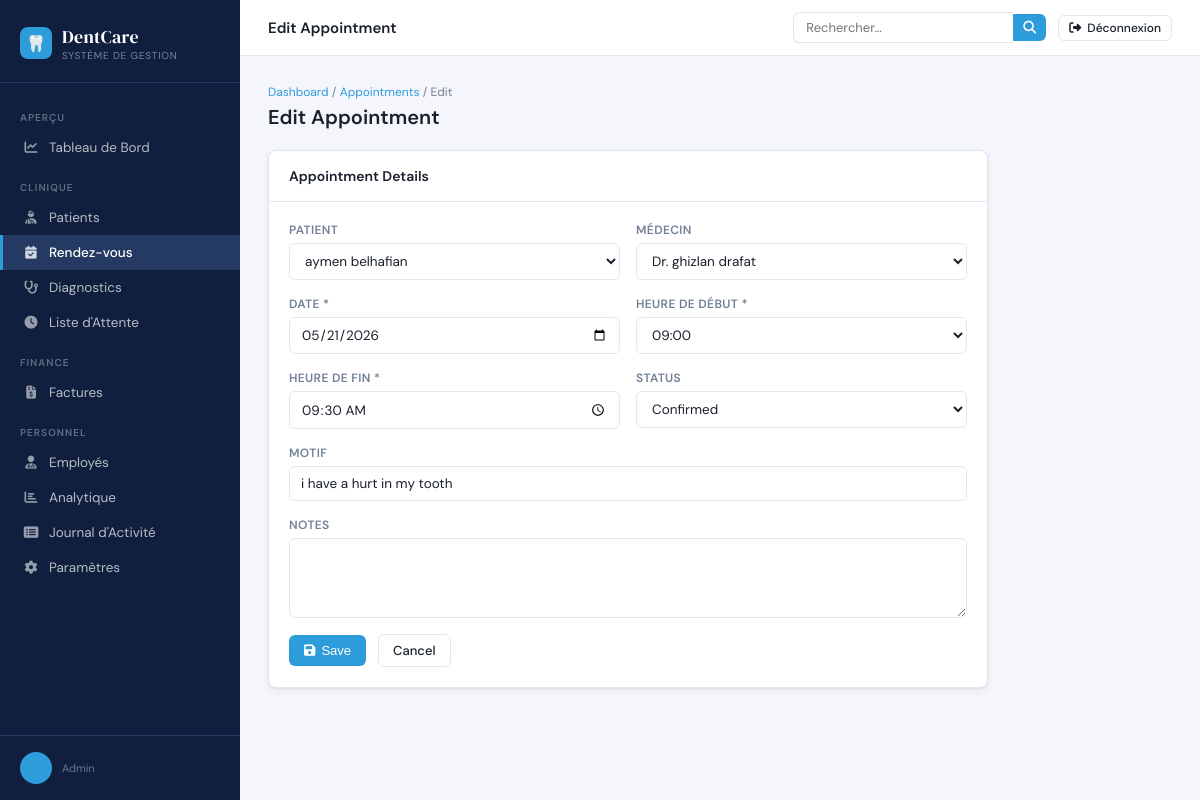
The app's page /appointments/2/edit/ (signed in) with its own data.
### authentication/models.py (models this page shows, shortened)
class User(AbstractUser):
    class Role(models.TextChoices):
        ADMIN        = 'admin',        'Admin'
        DOCTOR       = 'doctor',       'Doctor'
        RECEPTIONIST = 'receptionist', 'Receptionist'
        PATIENT      = 'patient',      'Patient'
    role = models.CharField(
        max_length=20,
        choices=Role.choices,
        default=Role.PATIENT,
    )
    phone = models.CharField(max_length=20, blank=True)
    address = models.TextField(blank=True)
    profile_photo = models.ImageField(
        upload_to='profiles/', blank=True, null=True
    )

### clinic/models.py (models this page shows, shortened)
class Appointment(models.Model):
    class Status(models.TextChoices):
        PENDING   = 'pending',   'Pending'
        CONFIRMED = 'confirmed', 'Confirmed'
        COMPLETED = 'completed', 'Completed'
        CANCELLED = 'cancelled', 'Cancelled'
    apt_id = models.CharField(max_length=10, unique=True, editable=False)
    patient = models.ForeignKey(
        Patient, on_delete=models.CASCADE, related_name='appointments'
    )
    doctor = models.ForeignKey(
        Employee, on_delete=models.CASCADE, related_name='appointments',
        limit_choices_to={'user__role': 'doctor'}
    )
    date       = models.DateField()
    start_time = models.TimeField()
    end_time   = models.TimeField()
    reason     = models.CharField(max_length=255, blank=True)
    notes      = models.TextField(blank=True)
    email      = models.EmailField(blank=True)
    phone      = models.CharField(max_length=20, blank=True)
    status     = models.CharField(max_length=10, choices=Status.choices, default=Status.PENDING)
    created_at = models.DateTimeField(auto_now_add=True)
    class Meta:
        ordering = ['-date', '-start_time']

class Patient(models.Model):
    class Gender(models.TextChoices):
        MALE   = 'male',   'Male'
        FEMALE = 'female', 'Female'
        OTHER  = 'other',  'Other'
    class BloodGroup(models.TextChoices):
        A_POS  = 'A+',  'A+'
        A_NEG  = 'A-',  'A-'
        B_POS  = 'B+',  'B+'
        B_NEG  = 'B-',  'B-'
        O_POS  = 'O+',  'O+'
        O_NEG  = 'O-',  'O-'
        AB_POS = 'AB+', 'AB+'
        AB_NEG = 'AB-', 'AB-'
    user          = models.OneToOneField(
        'authentication.User',
        on_delete=models.SET_NULL,
        null=True, blank=True,
        related_name='patient_profile'
    )
    first_name    = models.CharField(max_length=100)
    last_name     = models.CharField(max_length=100)
    email         = models.EmailField(unique=True)
    phone         = models.CharField(max_length=20)
    date_of_birth = models.DateField()
    gender        = models.CharField(max_length=10, choices=Gender.choices)
    blood_group   = models.CharField(max_length=5, choices=BloodGroup.choices, blank=True)
    address       = models.TextField(blank=True)
    city          = models.CharField(max_length=100, blank=True)
    country       = models.CharField(max_length=100, blank=True, default='USA')
    state_province = models.CharField(max_length=100, blank=True, default='California')
    postal_code   = models.CharField(max_length=20, blank=True)
    avatar        = models.ImageField(upload_to='avatars/', blank=True, null=True)
    allergies     = models.TextField(blank=True)
    medical_notes = models.TextField(blank=True)
    created_at    = models.DateTimeField(auto_now_add=True)
    updated_at    = models.DateTimeField(auto_now=True)
    class Meta:
        ordering = ['-created_at']
    def get_full_name(self):
        return f"{self.first_name} {self.last_name}"

### clinic/views.py (the view, shortened to what this page needs)
# urls.py: path('appointments/<int:pk>/edit/',           views.appointment_edit,       name='appointment_edit'),
@staff_required
def appointment_edit(request, pk):
    appointment = get_object_or_404(Appointment, pk=pk)
    patients    = Patient.objects.all()
    doctors     = Employee.objects.filter(user__role='doctor')
    return render(request, 'clinic/appointments/form.html', {
        'action': 'Edit', 'appointment': appointment,
        'patients': patients, 'doctors': doctors,
    })

### clinic/utils.py (called while the page is built)
def staff_required(view_func):
    @wraps(view_func)
    def wrapper(request, *args, **kwargs):
        if not request.user.is_authenticated:
            return redirect('authentication:login')
        if request.user.role not in ('admin', 'doctor', 'receptionist'):
            messages.error(request, "You don't have permission to access this area.")
            return redirect('home:home')
        return view_func(request, *args, **kwargs)
    return wrapper

### templates/clinic/appointments/form.html (shortened to what this page needs)
{% extends "clinic/base.html" %}
{% block topbar_title %}{{ action }} Appointment{% endblock %}
{% block nav_appointments %}active{% endblock %}
{% block content %}
<div class="page-header">
  <div>
    <div class="breadcrumb"><a href="{% url 'clinic:dashboard' %}">Dashboard</a> / <a href="{% url 'clinic:appointment_list' %}">Appointments</a> / {{ action }}</div>
    <h1>{{ action }} Appointment</h1>
  </div>
</div>
<div class="card" style="max-width:720px">
  <div class="card-header"><span class="card-title">Appointment Details</span></div>
  <div class="card-body">
    <form method="post">
      <div class="form-grid">
        <div class="form-group">
          <label>Patient</label>
          <select name="patient">
            {% for p in patients %}<option value="{{ p.pk }}" {% if appointment.patient.pk == p.pk %}selected{% endif %}>{{ p.get_full_name }}</option>{% endfor %}
          </select>
        </div>
        <div class="form-group">
          <label>Médecin</label>
          <select name="doctor" id="doctorSelect">
            {% for d in doctors %}<option value="{{ d.pk }}" {% if appointment.doctor.pk == d.pk %}selected{% endif %}>Dr. {{ d.user.get_full_name }}</option>{% endfor %}
          </select>
        </div>
        <div class="form-group">
          <label>Date *</label>
          <input type="date" name="date" id="dateInput" value="{{ appointment.date|date:'Y-m-d'|default:'' }}" required min="{{ today }}">
        </div>
        <div class="form-group">
          <label>Heure de début *</label>
          <select name="start_time" id="timeSelect" required>
            {% if appointment.start_time %}<option value="{{ appointment.start_time|time:'H:i' }}" selected>{{ appointment.start_time|time:'H:i' }}</option>{% endif %}
          </select>
        </div>
        <div class="form-group">
          <label>Heure de fin *</label>
          <input type="time" name="end_time" id="endTime" value="{{ appointment.end_time|time:'H:i'|default:'' }}" required>
        </div>
        <div class="form-group">
          <label>Status</label>
          <select name="status">
            <option value="confirmed" {% if appointment.status == 'confirmed' %}selected{% endif %}>Confirmed</option>
          </select>
        </div>
        <div class="form-group full">
          <label>Motif</label>
          <input type="text" name="reason" value="{{ appointment.reason|default:'' }}" placeholder="Brief reason for visit">
        </div>
        <div class="form-group full">
          <label>Notes</label>
          <textarea name="notes">{{ appointment.notes|default:'' }}</textarea>
        </div>
      </div>
      <div class="flex-gap mt-16">
        <button type="submit" class="btn btn-primary"><i class="fas fa-save"></i> Save</button>
        <a href="{% url 'clinic:appointment_list' %}" class="btn btn-outline">Cancel</a>
      </div>
    </form>
  </div>
</div>
{% endblock %}

### templates/clinic/base.html (shortened to what this page needs)
<!DOCTYPE html>
<html lang="fr">
<head>
  <link rel="stylesheet" href="https://cdn.jsdelivr.net/npm/@fortawesome/fontawesome-free@6.5.0/css/all.min.css">
</head>
<body>
<aside class="sidebar">
  <div class="sidebar-logo">
    <div class="logo-icon">🦷</div>
    <div>
      <div class="logo-text">DentCare</div>
      <div class="logo-sub">Système de Gestion</div>
    </div>
  </div>
  <nav>
    <div class="nav-section">Aperçu</div>
    <a href="{% url 'clinic:dashboard' %}" class="nav-item {% block nav_dashboard %}{% endblock %}">
      <i class="fas fa-chart-line"></i> Tableau de Bord
    </a>
    <div class="nav-section">Clinique</div>
    <a href="{% url 'clinic:patient_list' %}" class="nav-item {% block nav_patients %}{% endblock %}">
      <i class="fas fa-user-injured"></i> Patients
    </a>
    <a href="{% url 'clinic:appointment_list' %}" class="nav-item {% block nav_appointments %}{% endblock %}">
      <i class="fas fa-calendar-check"></i> Rendez-vous
    </a>
    <a href="{% url 'clinic:diagnosis_list' %}" class="nav-item {% block nav_diagnoses %}{% endblock %}">
      <i class="fas fa-stethoscope"></i> Diagnostics
    </a>
    <a href="{% url 'clinic:waiting_list' %}" class="nav-item {% block nav_waiting %}{% endblock %}">
      <i class="fas fa-clock"></i> Liste d'Attente
    </a>
    <div class="nav-section">Finance</div>
    <a href="{% url 'clinic:patient_payslip_list' %}" class="nav-item {% block nav_invoices %}{% endblock %}">
      <i class="fas fa-file-invoice-dollar"></i> Factures
    </a>
    <div class="nav-section">Personnel</div>
    <a href="{% url 'clinic:employee_list' %}" class="nav-item {% block nav_employees %}{% endblock %}">
      <i class="fas fa-user-md"></i> Employés
    </a>
    <a href="{% url 'clinic:analytics' %}" class="nav-item {% block nav_analytics %}{% endblock %}">
      <i class="fas fa-chart-bar"></i> Analytique
    </a>
    <a href="{% url 'clinic:activity_logs' %}" class="nav-item {% block nav_activity %}{% endblock %}">
      <i class="fas fa-list-alt"></i> Journal d'Activité
    </a>
    <a href="{% url 'clinic:settings' %}" class="nav-item {% block nav_settings %}{% endblock %}">
      <i class="fas fa-cog"></i> Paramètres
    </a>
  </nav>
  <div class="sidebar-footer">
    <div class="sidebar-user">
      <div class="user-avatar">{{ request.user.first_name|first|upper }}{{ request.user.last_name|first|upper }}</div>
      <div>
        <div class="user-role">{{ request.user.role }}</div>
      </div>
    </div>
  </div>
</aside>
<div class="main">
  <header class="topbar">
    <div style="display:flex;align-items:center;gap:12px">
      <span class="topbar-title">{% block topbar_title %}{% endblock %}</span>
    </div>
    <div style="display:flex;align-items:center;gap:12px">
      <form class="search-form" method="get" action="{% url 'clinic:global_search' %}">
        <input class="search-input" type="text" name="q" placeholder="Rechercher…" value="{{ request.GET.q }}">
        <button type="submit" class="search-btn"><i class="fas fa-search"></i></button>
      </form>
    <div class="topbar-actions">
      <a href="{% url 'authentication:logout' %}" class="btn btn-outline btn-sm">
        <i class="fas fa-sign-out-alt"></i> Déconnexion
      </a>
    </div>
    </div>
  </header>
  <main class="page-content">
    {% block content %}{% endblock %}
  </main>
</div>
</body>
</html>

### records on screen
User: user.role "Admin"
Appointment: patient "aymen belhafian", doctor "Dr. ghizlan drafat", date "05/21/2026", start_time "09:00", end_time "09:30", status "Confirmed", reason "i have a hurt in my tooth"

### other values on screen
{{ action }} "Edit"
